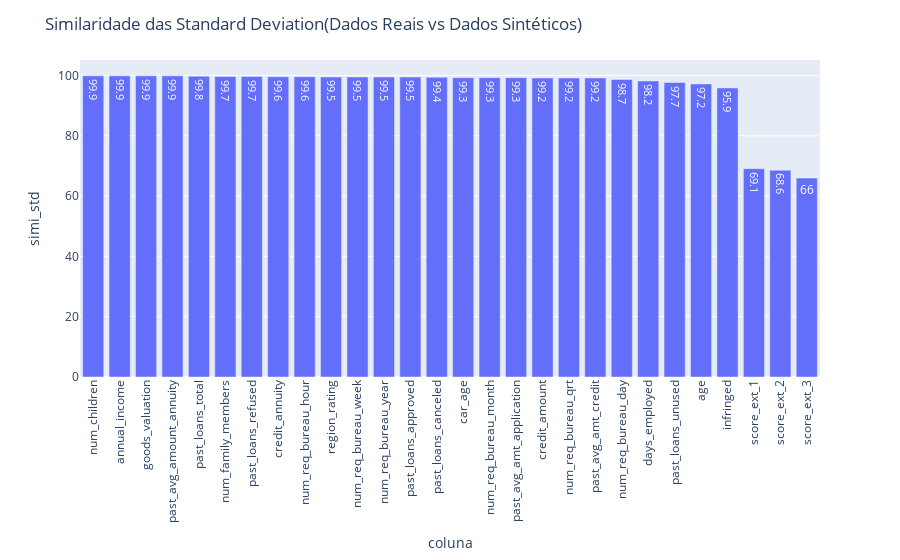

The code cell stored with this chart in its notebook:
### Markdown cell above
### Standard Deviation

Verificamos que mesmo tendo uma média bastante similar entre todos os dados numéricos, a similaridade do desvio padrão é bem baixo entre os dados de "score_ext" porém já poderíamos prever esse comportamento pois verificamos que os dados sintéticos nessas colunas não ficaram com o Quality Score bons.

### Code cell
fig_std = px.bar(similar_std, x='coluna', y='simi_std', text_auto=True)
fig_std.update_layout(title_text='Similaridade das Standard Deviation(Dados Reais vs Dados Sintéticos)', 
                  xaxis={'categoryorder':'total descending'}, xaxis_tickangle=-90)
fig_std.show()

### Figure 1 — Plotly figure (JSON) as saved in the notebook; plotly's stock layout.template omitted (floating-point values rounded to 4 significant figures)
{"data": [{"alignmentgroup": "True", "hovertemplate": "coluna=%{x}<br>simi_std=%{y}<extra></extra>", "legendgroup": "", "marker": {"color": "#636efa", "pattern": {"shape": ""}}, "name": "", "offsetgroup": "", "orientation": "v", "showlegend": false, "textposition": "auto", "texttemplate": "%{y}", "type": "bar", "x": ["infringed", "num_children", "annual_income", "credit_amount", "credit_annuity", "goods_valuation", "age", "days_employed", "car_age", "num_family_members", "region_rating", "score_ext_1", "score_ext_2", "score_ext_3", "num_req_bureau_hour", "num_req_bureau_day", "num_req_bureau_week", "num_req_bureau_month", "num_req_bureau_qrt", "num_req_bureau_year", "past_avg_amount_annuity", "past_avg_amt_application", "past_avg_amt_credit", "past_loans_approved", "past_loans_refused", "past_loans_canceled", "past_loans_unused", "past_loans_total"], "xaxis": "x", "y": [95.9, 99.9, 99.9, 99.2, 99.6, 99.9, 97.2, 98.2, 99.3, 99.7, 99.5, 69.1, 68.6, 66, 99.6, 98.7, 99.5, 99.3, 99.2, 99.5, 99.9, 99.3, 99.2, 99.5, 99.7, 99.4, 97.7, 99.8], "yaxis": "y"}], "layout": {"barmode": "relative", "legend": {"tracegroupgap": 0}, "margin": {"t": 60}, "title": {"text": "Similaridade das Standard Deviation(Dados Reais vs Dados Sintéticos)"}, "xaxis": {"anchor": "y", "categoryorder": "total descending", "domain": [0, 1], "tickangle": -90, "title": {"text": "coluna"}}, "yaxis": {"anchor": "x", "domain": [0, 1], "title": {"text": "simi_std"}}}}
